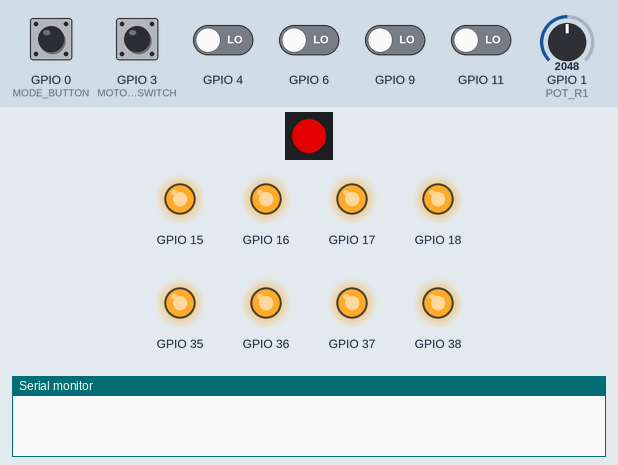
The sketch below on a simulated ESP32. On the bench: 1 RGB LEDs in strip order, left to right, output pins drawn as LEDs (lit = HIGH), the last lines printed to the serial monitor. The test bench sets the inputs (shaded band); at power-on: GPIO 0 (MODE_BUTTON), GPIO 3 (MOTOR_ENABLE_SWITCH) HIGH, GPIO 4, GPIO 6, GPIO 9, GPIO 11 LOW, GPIO 1 (POT_R1) = 2048. Dim RGB values are drawn brighter than linear; the strip is taken to match the declared colour order.

Above: at 1.26 s.
1.3 s: GPIO 0 (MODE_BUTTON) pulled LOW for 0.15 s
At 1.58 s:
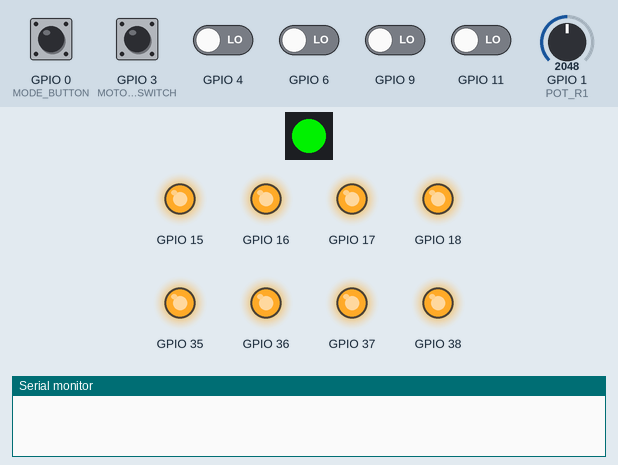
4.3 s: GPIO 3 (MOTOR_ENABLE_SWITCH) pulled LOW for 1 s
At 5.7 s:
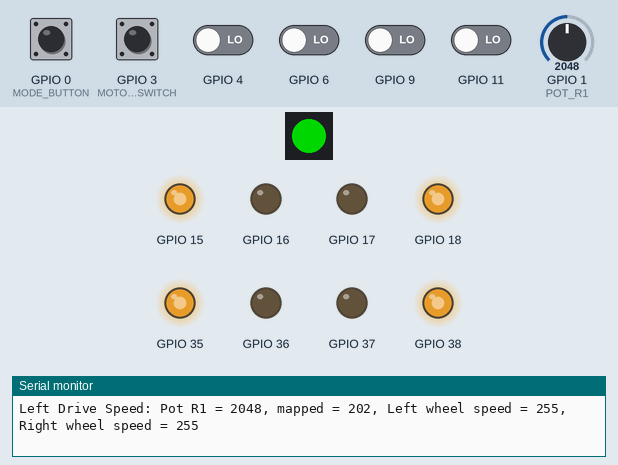
8.3 s: GPIO 0 (MODE_BUTTON) pulled LOW for 1 s
At 9.9 s:
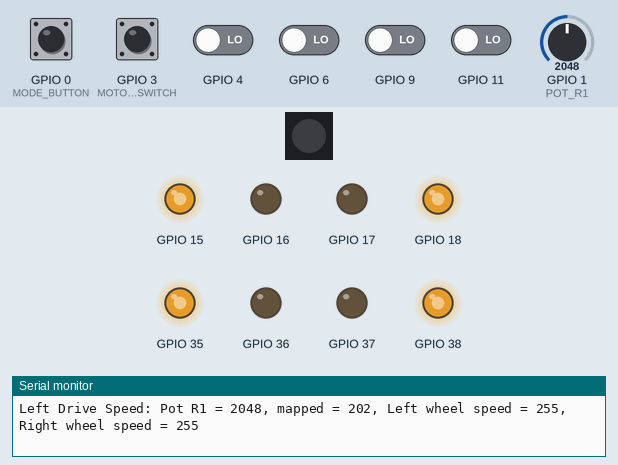
Timing chart, 0 to 11.4 s (numbered marks = the images above; inputs shaded):
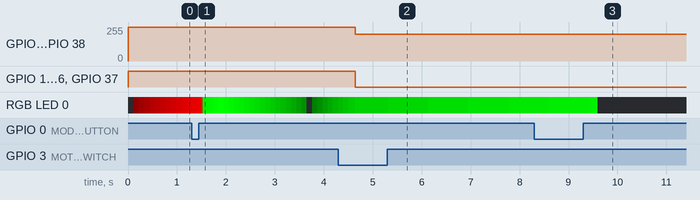

Measured:
- after the input at 4.3 s, GPIO 15, GPIO 18, GPIO 35, GPIO 38: 255/255 → 201/255 after 0.34 s; GPIO 16, GPIO 17, GPIO 36, GPIO 37: HIGH → LOW after 0.34 s

The sketch:

DrivetrainDemo.ino
```cpp
// #define DEBUG_ENCODER_COUNT 1
#define DEBUG_DRIVE_SPEED 1

#include <Arduino.h>
#include <Adafruit_NeoPixel.h>
#include <MSE2202_Lib.h>

// Function declarations
void Indicator();                                // for mode/heartbeat on Smart LED
void setTarget(int dir, long pos, double dist);  // sets encoder position target for movement

// Port pin constants
#define MODE_BUTTON 0          // GPIO0  pin 27 for Push Button 1
#define MOTOR_ENABLE_SWITCH 3  // DIP Switch S1-1 pulls Digital pin D3 to ground when on, connected to pin 15 GPIO3 (J3)
#define POT_R1 1               // when DIP Switch S1-3 is on, Analog AD0 (pin 39) GPIO1 is connected to Poteniometer R1
#define SMART_LED 21           // when DIP Switch S1-4 is on, Smart LED is connected to pin 23 GPIO21 (J21)
#define SMART_LED_COUNT 1      // number of SMART LEDs in use
// Port pin constants for Drive System Wheels
#define LEFT_MOTOR_A 35     // GPIO35 pin 28 (J35) Motor 1 A
#define LEFT_MOTOR_B 36     // GPIO36 pin 29 (J36) Motor 1 B
#define RIGHT_MOTOR_A 37    // GPIO37 pin 30 (J37) Motor 2 A
#define RIGHT_MOTOR_B 38    // GPIO38 pin 31 (J38) Motor 2 B
#define ENCODER_LEFT_A 9    // left encoder A signal is connected to GPIO9 (J9)
#define ENCODER_LEFT_B 10   // left encoder B signal is connected to GPIO10 (J10)
#define ENCODER_RIGHT_A 11  // right encoder A signal is connected to GPIO11 (J11)
#define ENCODER_RIGHT_B 12  // right encoder B signal is connected to GPIO12 (J12)

// Port pin constants for Picker Upper Wheel
#define LEFT_MOTOR_2A 15    // GPIO15 (J15) Motor 1 A
#define LEFT_MOTOR_2B 16    // GPIO16 (J16) Motor 1 B
#define RIGHT_MOTOR_2A 17   // GPIO17 (J17) Motor 2 A
#define RIGHT_MOTOR_2B 18   // GPIO18 (J18) Motor 2 B
#define ENCODER_LEFT_2A 4   // left encoder A signal is connected to GPIO4 (J4)
#define ENCODER_LEFT_2B 5   // left encoder B signal is connected to GPIO5 (J5)
#define ENCODER_RIGHT_2A 6  // right encoder A signal is connected to GPIO6 (J6)
#define ENCODER_RIGHT_2B 7  // right encoder B signal is connected to GPIO7 (J7)
// Constants
const int cDisplayUpdate = 100;           // update interval for Smart LED in milliseconds
const int cPWMRes = 8;                    // bit resolution for PWM
const int cMinPWM = 150;                  // PWM value for minimum speed that turns motor
const int cMaxPWM = pow(2, cPWMRes) - 1;  // PWM value for maximum speed
const int cCountsRev = 1096;              // encoder pulses per motor revolution
const double cDistPerRev = 13.2;          // distance travelled by robot in 1 full revolution of the motor (1096 counts = 13.2 cm)

//=====================================================================================================================
//
// IMPORTANT: The constants in this section need to be set to appropriate values for your robot.
//            You will have to experiment to determine appropriate values.

const int cClawServoOpen = 1000;    // Value for open position of claw
const int cClawServoClosed = 2150;  // Value for closed position of claw
const int cArmServoUp = 2200;       // Value for shoulder of arm fully up
const int cArmServoDown = 1000;     // Value for shoulder of arm fully down
const int cLeftAdjust = 0;          // Amount to slow down left motor relative to right
const int cRightAdjust = 0;         // Amount to slow down right motor relative to left

//
//=====================================================================================================================

// Variables
boolean motorsEnabled = true;         // motors enabled flag
boolean timeUp3sec = false;           // 3 second timer elapsed flag
boolean timeUp2sec = false;           // 2 second timer elapsed flag
boolean timeUp200msec = false;        // 200 millisecond timer elapsed flag
unsigned char leftDriveSpeed;         // motor drive speed (0-255)
unsigned char rightDriveSpeed;        // motor drive speed (0-255)
unsigned char wheelLDriveSpeed;       // wheel drive speed (0-255)
unsigned char wheelRDriveSpeed;       // wheel drive soeed (0-255)
unsigned char driveIndex;             // state index for run mode
unsigned int modePBDebounce;          // pushbutton debounce timer count
unsigned long timerCount3sec = 0;     // 3 second timer count in milliseconds
unsigned long timerCount2sec = 0;     // 2 second timer count in milliseconds
unsigned long timerCount200msec = 0;  // 200 millisecond timer count in milliseconds
unsigned long displayTime;            // heartbeat LED update timer
unsigned long previousMicros;         // last microsecond count
unsigned long currentMicros;          // current microsecond count
double target;                        // target encoder count to keep track of distance travelled
unsigned long prevTime;               // Get the current time in milliseconds
float driveDistance = 80;             // Forward/backward drive distance
float turningDistance = 4.4;          // Turning distance counter
int driveCounter = 0;                 // Counter for drive circles

// Declare SK6812 SMART LED object
//   Argument 1 = Number of LEDs (pixels) in use
//   Argument 2 = ESP32 pin number
//   Argument 3 = Pixel type flags, add together as needed:
//     NEO_KHZ800  800 KHz bitstream (most NeoPixel products w/WS2812 LEDs)
//     NEO_KHZ400  400 KHz (classic 'v1' (not v2) FLORA pixels, WS2811 drivers)
//     NEO_GRB     Pixels are wired for GRB bitstream (most NeoPixel products)
//     NEO_RGB     Pixels are wired for RGB bitstream (v1 FLORA pixels, not v2)
//     NEO_RGBW    Pixels are wired for RGBW bitstream (NeoPixel RGBW products)
Adafruit_NeoPixel SmartLEDs(SMART_LED_COUNT, SMART_LED, NEO_RGB + NEO_KHZ800);

// smart LED brightness for heartbeat
unsigned char LEDBrightnessIndex = 0;
unsigned char LEDBrightnessLevels[] = { 5, 15, 30, 45, 60, 75, 90, 105, 120, 135, 150, 165, 180, 195, 210, 225, 240, 255,
                                        240, 225, 210, 195, 180, 165, 150, 135, 120, 105, 90, 75, 60, 45, 30, 15 };

unsigned int robotModeIndex = 0;  // robot operational state
unsigned int modeIndicator[6] = {
  // colours for different modes
  SmartLEDs.Color(255, 0, 0),  //   red - stop
  SmartLEDs.Color(0, 255, 0),  //   green - run
};

// Motor, encoder, and IR objects (classes defined in MSE2202_Lib)
Motion Bot = Motion();               // Instance of Motion for motor control
Encoders LeftEncoder = Encoders();   // Instance of Encoders for left encoder data
Encoders RightEncoder = Encoders();  // Instance of Encoders for right encoder data

Motion Wheel = Motion();              // Instance of Motion for wheel control
Encoders LeftEncoder2 = Encoders();   // Instance of Encoders for left encoder data
Encoders RightEncoder2 = Encoders();  // Instance of Encoders for right encoder data

void setup() {
#if defined DEBUG_DRIVE_SPEED || DEBUG_ENCODER_COUNT
  Serial.begin(115200);
#endif

  // Set up bot motors and encoders
  Bot.driveBegin("D1", LEFT_MOTOR_A, LEFT_MOTOR_B, RIGHT_MOTOR_A, RIGHT_MOTOR_B);  // set up motors as Drive 1
  LeftEncoder.Begin(ENCODER_LEFT_A, ENCODER_LEFT_B, &Bot.iLeftMotorRunning);       // set up left encoder
  RightEncoder.Begin(ENCODER_RIGHT_A, ENCODER_RIGHT_B, &Bot.iRightMotorRunning);   // set up right encoder
  // leftDriveSpeed = cMaxPWM - cLeftAdjust;                                          // Set left drive motor speed to max
  // rightDriveSpeed = cMaxPWM - cRightAdjust;                                        // Set right drive motor speed to max

  // Set up wheel motors and encoders
  Wheel.driveBegin("D1", LEFT_MOTOR_2A, LEFT_MOTOR_2B, RIGHT_MOTOR_2A, RIGHT_MOTOR_2B);  // set up motors as Drive 2
  LeftEncoder2.Begin(ENCODER_LEFT_2A, ENCODER_LEFT_2B, &Wheel.iLeftMotorRunning);        // set up left encoder
  RightEncoder2.Begin(ENCODER_RIGHT_2A, ENCODER_RIGHT_2B, &Wheel.iRightMotorRunning);    // set up right encoder
  wheelLDriveSpeed = cMaxPWM - cLeftAdjust;                                              // Set left wheel motor speed to max
  wheelRDriveSpeed = cMaxPWM - cRightAdjust;                                             // Set right wheel motor speed to max

  // Set up SmartLED
  SmartLEDs.begin();                                     // initialize smart LEDs object (REQUIRED)
  SmartLEDs.clear();                                     // clear pixel
  SmartLEDs.setPixelColor(0, SmartLEDs.Color(0, 0, 0));  // set pixel colors to 'off'
  SmartLEDs.show();                                      // send the updated pixel colors to the hardware

  pinMode(MOTOR_ENABLE_SWITCH, INPUT_PULLUP);  // set up motor enable switch with internal pullup
  pinMode(MODE_BUTTON, INPUT_PULLUP);          // Set up mode pushbutton
  modePBDebounce = 0;                          // reset debounce timer count
}

void loop() {

  long pos[] = { 0, 0 };  // current motor positions
  int pot = 0;            // raw ADC value from pot

  currentMicros = micros();                        // get current time in microseconds
  if ((currentMicros - previousMicros) >= 1000) {  // enter when 1 ms has elapsed
    previousMicros = currentMicros;                // record current time in microseconds

    // 3 second timer, counts 3000 milliseconds
    timerCount3sec = timerCount3sec + 1;  // increment 3 second timer count
    if (timerCount3sec > 3000) {          // if 3 seconds have elapsed
      timerCount3sec = 0;                 // reset 3 second timer count
      timeUp3sec = true;                  // indicate that 3 seconds have elapsed
    }

    // 2 second timer, counts 2000 milliseconds
    timerCount2sec = timerCount2sec + 1;  // increment 2 second timer count
    if (timerCount2sec > 2000) {          // if 2 seconds have elapsed
      timerCount2sec = 0;                 // reset 2 second timer count
      timeUp2sec = true;                  // indicate that 2 seconds have elapsed
    }

    // 200 millisecond timer, counts 200 milliseconds
    timerCount200msec = timerCount200msec + 1;  // Increment 200 millisecond timer count
    if (timerCount200msec > 200) {              // If 200 milliseconds have elapsed
      timerCount200msec = 0;                    // Reset 200 millisecond timer count
      timeUp200msec = true;                     // Indicate that 200 milliseconds have elapsed
    }

    // Mode pushbutton debounce and toggle
    if (!digitalRead(MODE_BUTTON)) {  // if pushbutton GPIO goes LOW (nominal push)
      // Start debounce
      if (modePBDebounce <= 25) {             // 25 millisecond debounce time
        modePBDebounce = modePBDebounce + 1;  // increment debounce timer count
        if (modePBDebounce > 25) {            // if held for at least 25 mS
          modePBDebounce = 1000;              // change debounce timer count to 1 second
        }
      }
      if (modePBDebounce >= 1000) {  // maintain 1 second timer count until release
        modePBDebounce = 1000;
      }
    } else {                       // pushbutton GPIO goes HIGH (nominal release)
      if (modePBDebounce <= 26) {  // if release occurs within debounce interval
        modePBDebounce = 0;        // reset debounce timer count
      } else {
        modePBDebounce = modePBDebounce + 1;    // increment debounce timer count
        if (modePBDebounce >= 1025) {           // if pushbutton was released for 25 mS
          modePBDebounce = 0;                   // reset debounce timer count
          robotModeIndex++;                     // switch to next mode
          robotModeIndex = robotModeIndex & 7;  // keep mode index between 0 and 7
          timerCount3sec = 0;                   // reset 3 second timer count
          timeUp3sec = false;                   // reset 3 second timer
        }
      }
    }

    // check if drive motors should be powered
    motorsEnabled = !digitalRead(MOTOR_ENABLE_SWITCH);  // if SW1-1 is on (low signal), then motors are enabled

    // modes
    // 0 = Default after power up/reset. Robot is stopped.
    // 1 = Press mode button once to enter. Run robot

    switch (robotModeIndex) {
      case 0:  // Robot stopped
        Bot.Stop("D1");
        Wheel.Stop("D1");
        // clear encoder counts
        LeftEncoder.clearEncoder();
        RightEncoder.clearEncoder();
        LeftEncoder2.clearEncoder();
        RightEncoder2.clearEncoder();
        driveIndex = 0;      // reset drive index
        timeUp2sec = false;  // reset 2 second timer
        break;

      case 1:              // Run robot
        if (timeUp3sec) {  // pause for 3 sec before running case 1 code
          // Read pot to update drive motor speed
          pot = analogRead(POT_R1);
          // wheelLDriveSpeed = map(pot, 0, 4095, cMinPWM, cMaxPWM) - cLeftAdjust;
          // wheelRDriveSpeed = map(pot, 0, 4095, cMinPWM, cMaxPWM) - cRightAdjust;
          leftDriveSpeed = map(pot, 0, 4095, cMinPWM, cMaxPWM) - cLeftAdjust;
          rightDriveSpeed = map(pot, 0, 4095, cMinPWM, cMaxPWM) - cRightAdjust;
#ifdef DEBUG_DRIVE_SPEED
          Serial.print(F("Left Drive Speed: Pot R1 = "));
          Serial.print(pot);
          Serial.print(F(", mapped = "));
          Serial.print(leftDriveSpeed);
          Serial.print(F(", Left wheel speed = "));
          Serial.print(wheelLDriveSpeed);
          Serial.print(F(", Right wheel speed = "));
          Serial.print(wheelRDriveSpeed);
          Serial.print("\n");
#endif
#ifdef DEBUG_ENCODER_COUNT
          if (timeUp200msec) {
            timeUp200msec = false;              // reset 200 ms timer
            LeftEncoder.getEncoderRawCount();   // read left encoder count
            RightEncoder.getEncoderRawCount();  // read right encoder count
            Serial.print(F("Left Encoder count = "));
            Serial.print(LeftEncoder.lRawEncoderCount);
            Serial.print(F("  Right Encoder count = "));
            Serial.print(RightEncoder.lRawEncoderCount);
            Serial.print(F("  Target = "));
            Serial.print(target);
            Serial.print(F("  Drive index = "));
            Serial.print(driveIndex);
            Serial.print("\n");
          }
#endif
          if (motorsEnabled) {  // run motors only if enabled
            // Wheel.Forward("D1", wheelLDriveSpeed, wheelRDriveSpeed);  // Spin collection wheel
            if (timeUp2sec) {
              RightEncoder.getEncoderRawCount();  // read right encoder count
              switch (driveIndex) {               // cycle through drive states
                case 0:                           // Stop
                  Bot.Stop("D1");                 // drive ID

                  setTarget(1, RightEncoder.lRawEncoderCount, driveDistance);  // set target to drive forward
                  driveIndex++;                                                // next state: drive forward
                  break;

                case 1:                                                // Drive forward
                  Bot.Forward("D1", leftDriveSpeed, rightDriveSpeed);  // drive ID, left speed, right speed

                  if (RightEncoder.lRawEncoderCount >= target) {
                    setTarget(-1, RightEncoder.lRawEncoderCount, turningDistance);  // set next target to turn 90 degrees CCW
                    driveIndex++;                                                   // next state: turn left
                  }
                  break;

                case 2:                                             // Turn left
                  Bot.Left("D1", leftDriveSpeed, rightDriveSpeed);  // drive ID, left speed, right speed

                  if (RightEncoder.lRawEncoderCount <= target) {
                    driveDistance -= 10;
                    setTarget(1, RightEncoder.lRawEncoderCount, driveDistance);  // set target to drive forward
                    driveIndex++;                                                // next state: drive forward
                  }
                  break;

                case 3:                                                // Drive forward
                  Bot.Forward("D1", leftDriveSpeed, rightDriveSpeed);  // drive ID, left speed, right speed

                  if (RightEncoder.lRawEncoderCount >= target) {
                    setTarget(-1, RightEncoder.lRawEncoderCount, turningDistance);  // set next target to turn 90 degrees CCW
                    driveIndex++;                                                   // next state: turn left
                  }
                  break;

                case 4:                                             // Turn left
                  Bot.Left("D1", leftDriveSpeed, rightDriveSpeed);  // drive ID, left speed, right speed

                  if (RightEncoder.lRawEncoderCount <= target) {
                    driveDistance -= 10;
                    setTarget(1, RightEncoder.lRawEncoderCount, driveDistance);  // set target to drive forward
                    driveIndex++;                                                // next state: drive forward
                  }
                  break;

                case 5:                                                // Drive forward
                  Bot.Forward("D1", leftDriveSpeed, rightDriveSpeed);  // drive ID, left speed, right speed

                  if (RightEncoder.lRawEncoderCount >= target) {
                    setTarget(-1, RightEncoder.lRawEncoderCount, turningDistance);  // set next target to turn 90 degrees CCW
                    driveIndex++;                                                   // next state: turn left
                  }
                  break;

                case 6:                                             // Turn left
                  Bot.Left("D1", leftDriveSpeed, rightDriveSpeed);  // drive ID, left speed, right speed

                  if (RightEncoder.lRawEncoderCount <= target) {
                    driveDistance -= 10;
                    setTarget(1, RightEncoder.lRawEncoderCount, driveDistance);  // set target to drive forward
                    driveIndex++;                                                // next state: drive forward
                  }
                  break;

                case 7:                                                // Drive forward
                  Bot.Forward("D1", leftDriveSpeed, rightDriveSpeed);  // drive ID, left speed, right speed

                  if (RightEncoder.lRawEncoderCount >= target) {
                    setTarget(-1, RightEncoder.lRawEncoderCount, turningDistance);  // set next target to turn 90 degrees CCW
                    driveIndex++;                                                   // next state: turn left
                  }
                  break;

                case 8:                                             // Turn left
                  Bot.Left("D1", leftDriveSpeed, rightDriveSpeed);  // drive ID, left speed, right speed

                  if (RightEncoder.lRawEncoderCount <= target) {
                    driveDistance -= 10;
                    setTarget(1, RightEncoder.lRawEncoderCount, driveDistance);  // set target to drive forward
                    driveIndex++;                                                // next state: stop robot, exit drive mode
                  }
                  break;

                case 9:                                                // Drive forward
                  Bot.Forward("D1", leftDriveSpeed, rightDriveSpeed);  // drive ID, left speed, right speed

                  if (RightEncoder.lRawEncoderCount >= target) {
                    if (driveCounter < 100) {
                      driveCounter++;
                      driveDistance -= 10;
                      setTarget(1, RightEncoder.lRawEncoderCount, driveDistance);  // set target to drive forward
                      driveIndex = 1;
                    } else {
                      robotModeIndex = 0;
                    }
                  }
                  break;
              }
            }
          }
        } else {  // stop when motors are disabled
          Bot.Stop("D1");
        }
        break;
    }

    // Update brightness of heartbeat display on SmartLED
    displayTime++;                                             // count milliseconds
    if (displayTime > cDisplayUpdate) {                        // when display update period has passed
      displayTime = 0;                                         // reset display counter
      LEDBrightnessIndex++;                                    // shift to next brightness level
      if (LEDBrightnessIndex > sizeof(LEDBrightnessLevels)) {  // if all defined levels have been used
        LEDBrightnessIndex = 0;                                // reset to starting brightness
      }
      SmartLEDs.setBrightness(LEDBrightnessLevels[LEDBrightnessIndex]);  // set brightness of heartbeat LED
      Indicator();                                                       // update LED
    }
  }
}

// Set colour of Smart LED depending on robot mode (and update brightness)
void Indicator() {
  SmartLEDs.setPixelColor(0, modeIndicator[robotModeIndex]);  // set pixel colors to = mode
  SmartLEDs.show();                                           // send the updated pixel colors to the hardware
}

// Set target of motor encoder
void setTarget(int dir, long pos, double dist) {
  if (dir == 1) {  // Forwards
    target = pos + ((dist / cDistPerRev) * cCountsRev);
  }
  if (dir == -1) {  // Backwards
    target = pos - ((dist / cDistPerRev) * cCountsRev);
  }
}
```
